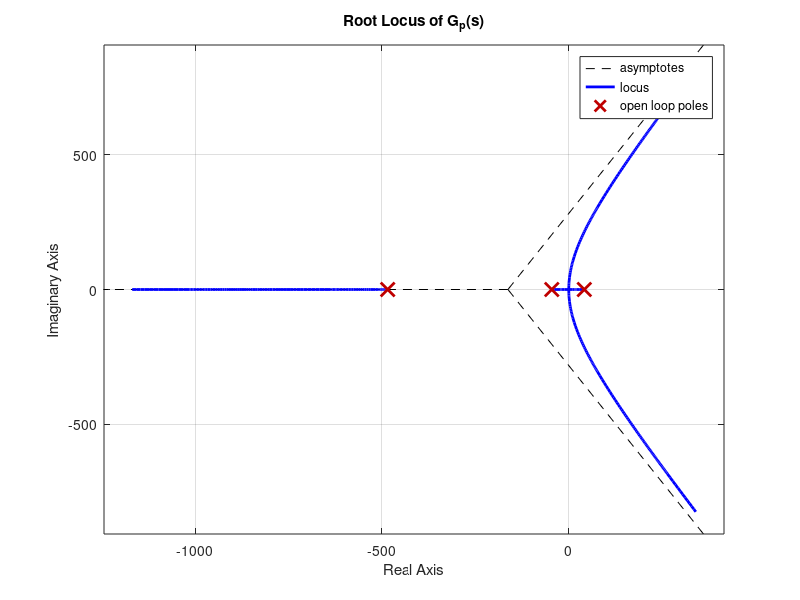

The MATLAB source for this figure:
% Transfer function coefficients
numerator = [2.239e5];
denominator = [1, 483.4, -1888, -9.127e5];

% Define the transfer function
Gp = tf(numerator, denominator);

% Plot the root locus
figure;
rlocus(Gp);
title('Root Locus of G_p(s)');
grid on;

% Compute the poles, damping ratio, and natural frequency
[poles, zeros] = pzmap(Gp); % Get poles and zeros

% Calculate damping ratio and natural frequency for each pole
damping_ratios = []; % Initialize empty arrays
natural_frequencies = [];

for k = 1:length(poles)
    [wn, zeta] = damp(tf(1, [1 -2*real(poles(k)) abs(poles(k))^2])); % Calculate for each pole
    damping_ratios = [damping_ratios; zeta]; % Append results
    natural_frequencies = [natural_frequencies; wn];
end

% Display results
fprintf('Poles of the transfer function:\n');
disp(poles);

fprintf('Damping ratios of the poles:\n');
disp(damping_ratios);

fprintf('Natural frequencies of the poles (rad/s):\n');
disp(natural_frequencies);
